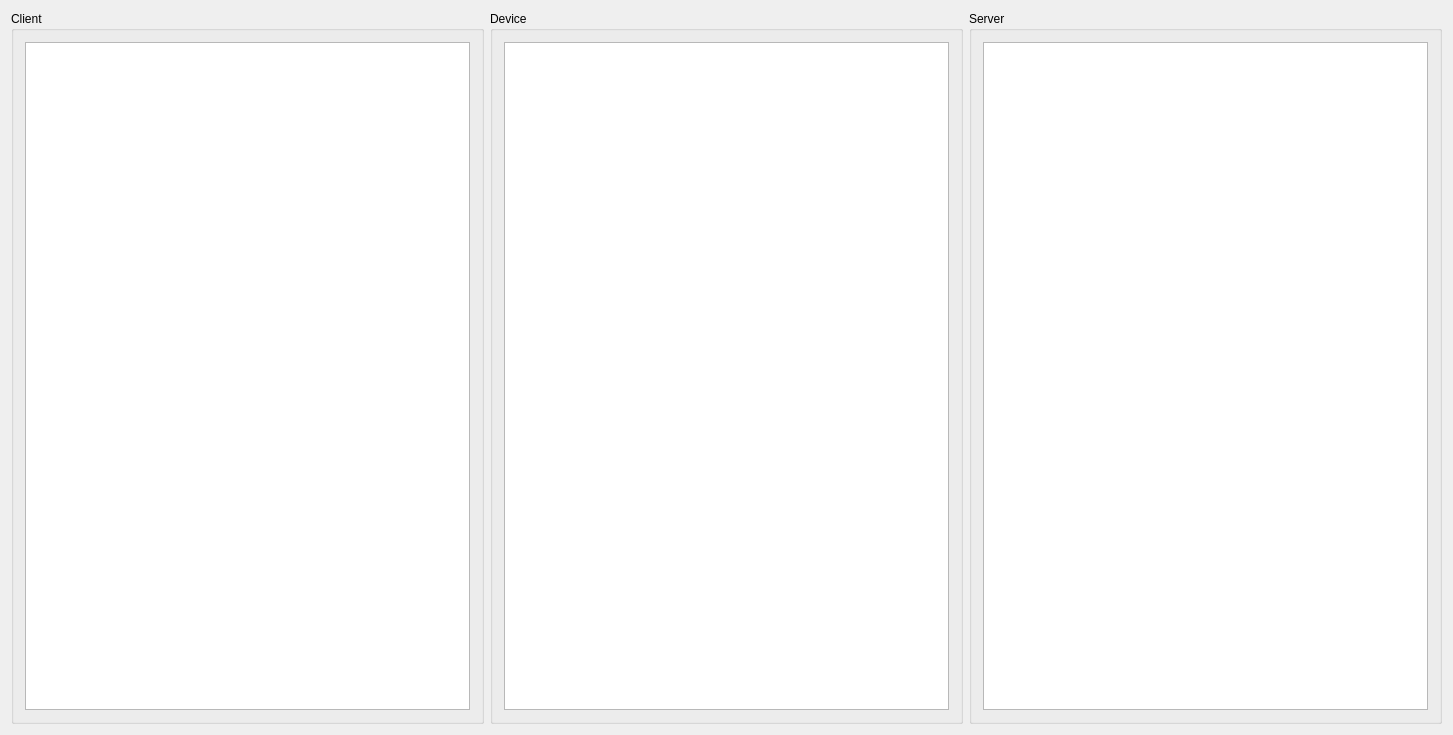
<?xml version="1.0" encoding="UTF-8"?>
<ui version="4.0">
 <class>RRDialogDevice</class>
 <widget class="QDialog" name="RRDialogDevice">
  <property name="geometry">
   <rect>
    <x>0</x>
    <y>0</y>
    <width>1453</width>
    <height>735</height>
   </rect>
  </property>
  <property name="windowTitle">
   <string>RRDialogDevice</string>
  </property>
  <layout class="QHBoxLayout" name="horizontalLayout">
   <item>
    <widget class="QGroupBox" name="groupBox">
     <property name="title">
      <string>Client</string>
     </property>
     <layout class="QVBoxLayout" name="verticalLayout">
      <item>
       <widget class="QTextEdit" name="teReq"/>
      </item>
     </layout>
    </widget>
   </item>
   <item>
    <widget class="QGroupBox" name="groupBox_2">
     <property name="title">
      <string>Device</string>
     </property>
     <layout class="QVBoxLayout" name="verticalLayout_2">
      <item>
       <widget class="QTextEdit" name="teRD"/>
      </item>
     </layout>
    </widget>
   </item>
   <item>
    <widget class="QGroupBox" name="groupBox_3">
     <property name="title">
      <string>Server</string>
     </property>
     <layout class="QVBoxLayout" name="verticalLayout_3">
      <item>
       <widget class="QTextEdit" name="teRep"/>
      </item>
     </layout>
    </widget>
   </item>
  </layout>
 </widget>
 <layoutdefault spacing="6" margin="11"/>
 <resources/>
 <connections/>
</ui>
